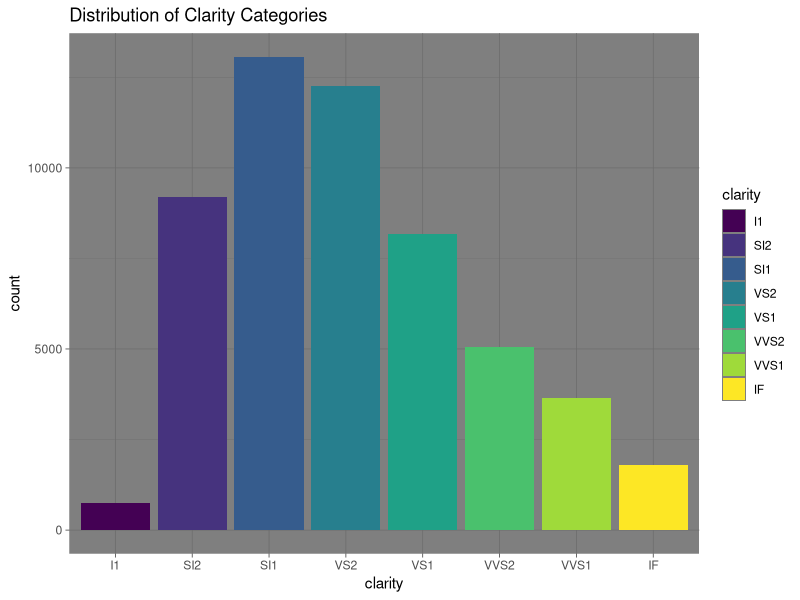
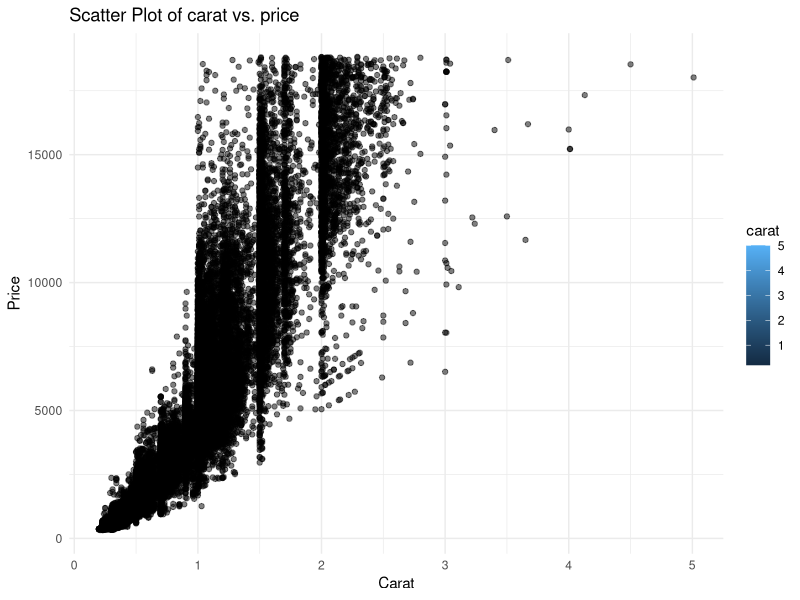
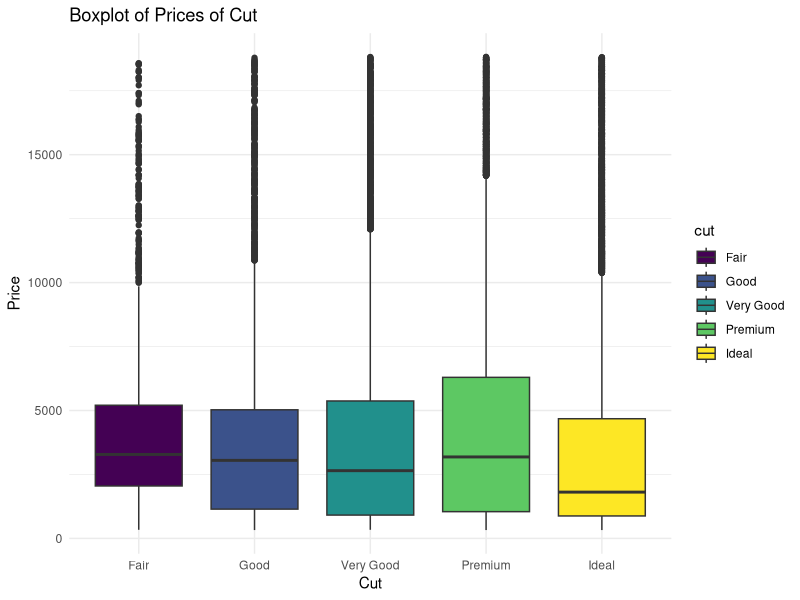
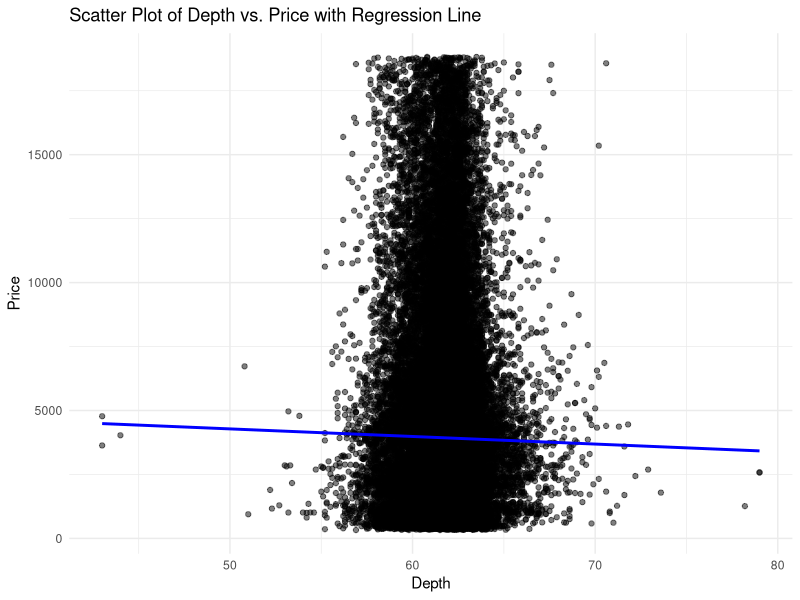
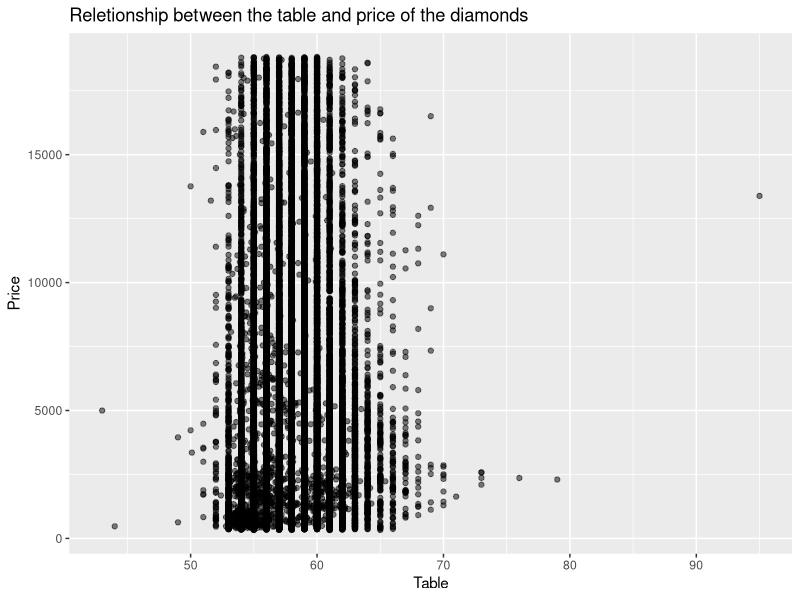

Write R code to recreate these figures, in order. (Note: this script raises an error after producing the figures.)
## ---- chunk 1
# Imprt the necessery library
library(tidyverse)
library(ggplot2)
## ---- chunk 2
data("diamonds") # diamonds datasets
print(diamonds)
## ---- chunk 3

str (diamonds)

## ---- chunk 4
colSums(is.na(diamonds))
## ---- chunk 5
desc_sum <- summary(diamonds)
print(desc_sum)
## ---- chunk 6
# Basic data celeaning and conversion to interger
diamonds <- diamonds %>% 
   mutate(across(c(carat,depth, table, x, y, z), as.numeric)) %>% 
   filter_all(all_vars(!is.na(.))) # Remove rows with any missing values
## ---- chunk 7
head(diamonds)
## ---- chunk 8
# counting the number of the 
count_cut = diamonds %>%
   count(cut)

print(count_cut)
## ---- chunk 9
# counting the number of the 
count_clarity = diamonds %>%
   count(clarity)

print(count_clarity)
## ---- chunk 10
# counting the number of the 
count_color = diamonds %>%
   count(color)

print(count_color)
## ---- chunk 11
# counting the number of the 
count_depth = diamonds %>%
   count(depth)

print(count_depth)
## ---- chunk 12
ggplot(diamonds,aes(x = clarity, fill = clarity)) + geom_bar() +
   labs(title = "Distribution of Clarity Categories", xlab = "Clarity Category") +
   theme_dark()
## ---- chunk 13
#Scatter plot of carat vs. price
ggplot(diamonds, aes(x = carat, y = price, fill = carat)) +
   geom_point(alpha = 0.5) +
   labs(title = "Scatter Plot of carat vs. price",
        x = "Carat",
        y = "Price") +
   theme_minimal()
## ---- chunk 14
ggplot(diamonds, aes(x = cut, y = price, fill = cut)) +
   geom_boxplot() +
   labs(title = "Boxplot of Prices of Cut",
        x = "Cut",
        y = "Price") +
   theme_minimal()
## ---- chunk 15
#Scatter plot of depth vs. price
ggplot(diamonds, aes(x = depth, y = price)) +
   geom_point(alpha = 0.5) +
   geom_smooth(method = "lm", se = FALSE, color = "blue") +
   labs(title = "Scatter Plot of Depth vs. Price with Regression Line",
        x = "Depth",
        y = "Price") +
   theme_minimal()
## ---- chunk 16
zero <- diamonds %>% 
   filter(x == 0)

zero
## ---- chunk 17
zero <- diamonds %>% 
   filter(price > 2000)


## ---- chunk 18
ggplot(diamonds, aes(x = table, y = price)) +
   geom_point(alpha = 0.5) +
   labs(title = "Reletionship between the table and price of the diamonds", 
        x = "Table",
        y = "Price")
theme_dark(dark)
## ---- chunk 19
average_price <- diamonds %>% 
   group_by(cut, color, clarity) %>% 
   summarize(avg_price = mean(price))

top_combination <- head(arrange(average_price, desc(avg_price)), 5)
print(top_combination)
## ---- chunk 20
ggplot(diaomonds, aes(y = price)) +
   geom_boxplot() +
   labs(title = "Boxplot of Prices",
        y = "Price") +
   theme_minimal()
